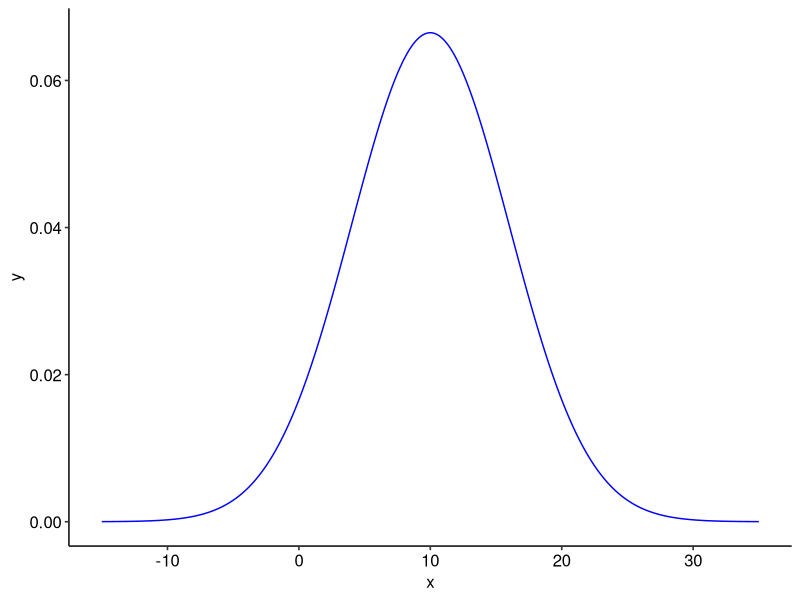

Reproduce this figure in R. (Note: this script raises an error after producing the figure.)
## ---- chunk 1
knitr::opts_chunk$set(echo = TRUE)

if(!require(dplyr)) install.packages("dplyr")
if(!require(tidyr)) install.packages("tidyr")
if(!require(ggplot2)) install.packages("ggplot2")
if(!require(knitr)) install.packages("knitr")
if(!require(kableExtra)) install.packages("kableExtra")
if(!require(modeest)) install.packages("moodest")

if(!require(ggpubr)) install.packages(ggpubr)
## ---- chunk 2
media <- 10 
sd <- 6
x <- seq(-15, 35, 0.01)
y <- dnorm(x, mean = media, sd = sd)
normal1 <- data.frame(x, y)

g <- ggplot(normal1, aes(x, y)) + geom_line(color = "blue")  + theme_pubr()
print (g)

### Gráfico Q-Q
df <- read.csv2("../Capitulo1_Introduccion/mtcars2.csv")

g <- ggqqplot(datos, x  = "Rendimiento", color = "red")
print(g)
